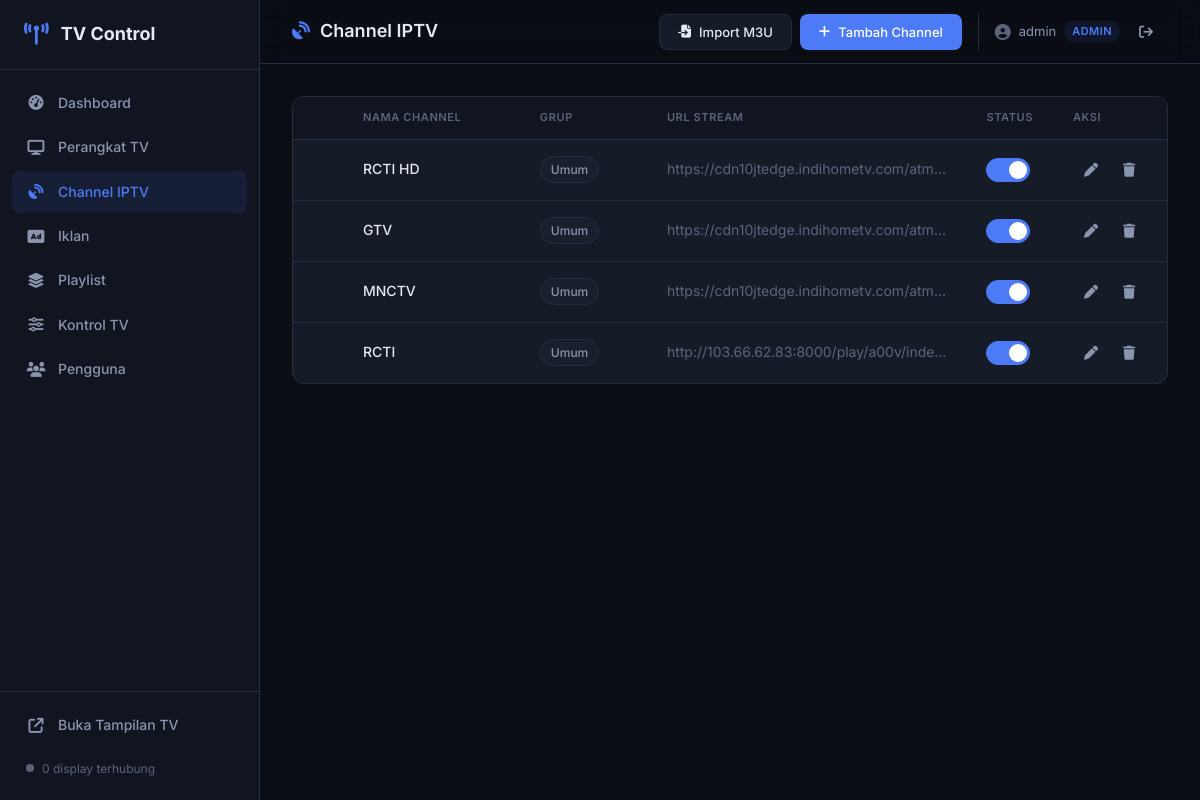
The app's page /admin/channels (signed in) with its own data.
### models.py (models this page shows)
class Channel(db.Model):
    id = db.Column(db.Integer, primary_key=True)
    name = db.Column(db.String(200), nullable=False)
    url = db.Column(db.String(500), default='')
    source_type = db.Column(db.String(10), default='url')   # 'url' or 'local'
    filename = db.Column(db.String(300), default='')
    logo_url = db.Column(db.String(500), default='')
    group = db.Column(db.String(100), default='Umum')
    order = db.Column(db.Integer, default=0)
    is_active = db.Column(db.Boolean, default=True)
    created_at = db.Column(db.DateTime, default=datetime.utcnow)

### app.py (the view)
@app.route('/admin/channels')
@admin_required
def admin_channels():
    channels = Channel.query.order_by(Channel.order, Channel.id).all()
    groups = sorted({ch.group for ch in channels if ch.group})
    return render_template('channels.html', page='channels', channels=channels, groups=groups)

### app.py (called while the page is built, shortened)
def admin_required(f):
    @wraps(f)
    def decorated(*args, **kwargs):
        if AdminUser.query.count() == 0:
            if request.path.startswith('/api/'):
                return jsonify({'error': 'Setup belum selesai'}), 403
            return redirect(url_for('setup'))
        if not session.get('admin_logged_in'):
            if request.path.startswith('/api/'):
                return jsonify({'error': 'Unauthorized'}), 401
            return redirect(url_for('login', next=request.path))
        role = session.get('admin_role')
        if role != 'admin':
            if request.path.startswith('/api/'):
                return jsonify({'error': 'Forbidden'}), 403
            return redirect(url_for('admin_dashboard'))
        return f(*args, **kwargs)
    return decorated

### templates/channels.html (shortened to what this page needs)
{% extends "base.html" %}
{% block header %}
<i class="fa-solid fa-satellite-dish"></i> Channel IPTV
{% endblock %}
{% block actions %}
<button class="btn btn-secondary" onclick="openModal('import-modal')">
    <i class="fa-solid fa-file-import"></i> Import M3U
</button>
<button class="btn btn-primary" onclick="openModal('channel-modal'); resetChannelForm();">
    <i class="fa-solid fa-plus"></i> Tambah Channel
</button>
{% endblock %}
{% block content %}
<div class="card">
    <div class="card-body no-padding">
        {% if channels %}
        <div class="table-responsive">
            <table class="table">
                <thead>
                    <tr>
                        <th style="width:50px"></th>
                        <th>Nama Channel</th>
                        <th>Grup</th>
                        <th>URL Stream</th>
                        <th style="width:80px">Status</th>
                        <th style="width:100px">Aksi</th>
                    </tr>
                </thead>
                <tbody id="channels-tbody">
                    {% for ch in channels %}
                    <tr data-id="{{ ch.id }}">
                        <td>
                        </td>
                        <td class="text-primary">{{ ch.name }}</td>
                        <td><span class="badge">{{ ch.group }}</span></td>
                        <td class="text-muted text-truncate" style="max-width:250px">
                            {% if ch.source_type == 'local' %}
                            <span class="badge badge-local">
                                <i class="fa-solid fa-film"></i> Lokal
                            </span>
                            {% else %}
                            {{ ch.url }}
                            {% endif %}
                        </td>
                        <td>
                            <label class="toggle">
                                <span class="toggle-slider"></span>
                            </label>
                        </td>
                        <td>
                            <div class="action-btns">
                                <button class="btn-icon" title="Edit"
                                        onclick="editChannel({{ ch.id }}, '{{ ch.name }}', '{{ ch.url }}', '{{ ch.logo_url }}', '{{ ch.group }}')">
                                    <i class="fa-solid fa-pen"></i>
                                </button>
                                <button class="btn-icon danger" title="Hapus"
                                        onclick="deleteChannel({{ ch.id }}, '{{ ch.name }}')">
                                    <i class="fa-solid fa-trash"></i>
                                </button>
                            </div>
                        </td>
                    </tr>
                    {% endfor %}
                </tbody>
            </table>
        </div>
        {% else %}
        <div class="empty-state">
            <i class="fa-solid fa-satellite-dish"></i>
            <h3>Belum ada channel</h3>
            <p>Tambahkan channel IPTV secara manual atau import dari file M3U.</p>
        </div>
        {% endif %}
    </div>
</div>
{% endblock %}

### templates/base.html (shortened to what this page needs)
<!DOCTYPE html>
<html lang="id">
<head>
    <link rel="stylesheet" href="https://cdnjs.cloudflare.com/ajax/libs/font-awesome/6.5.1/css/all.min.css">
    <link rel="stylesheet" href="{{ url_for('static', filename='css/admin.css') }}">
</head>
<body>
    <aside class="sidebar">
        <div class="sidebar-header">
            <div class="logo">
                <i class="fa-solid fa-tower-broadcast"></i>
                <span>TV Control</span>
            </div>
        </div>
        <nav class="sidebar-nav">
            <a href="/admin/" class="nav-item {% if page == 'dashboard' %}active{% endif %}">
                <i class="fa-solid fa-gauge-high"></i>
                <span>Dashboard</span>
            </a>
            {% if session.admin_role == 'admin' %}
            <a href="/admin/devices" class="nav-item {% if page == 'devices' %}active{% endif %}">
                <i class="fa-solid fa-display"></i>
                <span>Perangkat TV</span>
            </a>
            <a href="/admin/channels" class="nav-item {% if page == 'channels' %}active{% endif %}">
                <i class="fa-solid fa-satellite-dish"></i>
                <span>Channel IPTV</span>
            </a>
            {% endif %}
            <a href="/admin/ads" class="nav-item {% if page == 'ads' %}active{% endif %}">
                <i class="fa-solid fa-rectangle-ad"></i>
                <span>Iklan</span>
            </a>
            {% if session.admin_role == 'admin' %}
            <a href="/admin/playlists" class="nav-item {% if page == 'playlists' %}active{% endif %}">
                <i class="fa-solid fa-layer-group"></i>
                <span>Playlist</span>
            </a>
            <a href="/admin/control" class="nav-item {% if page == 'control' %}active{% endif %}">
                <i class="fa-solid fa-sliders"></i>
                <span>Kontrol TV</span>
            </a>
            <a href="/admin/users" class="nav-item {% if page == 'users' %}active{% endif %}">
                <i class="fa-solid fa-users"></i>
                <span>Pengguna</span>
            </a>
            {% endif %}
        </nav>
        <div class="sidebar-footer">
            <a href="/display" target="_blank" class="nav-item">
                <i class="fa-solid fa-arrow-up-right-from-square"></i>
                <span>Buka Tampilan TV</span>
            </a>
            <div class="sidebar-status">
                <span class="status-dot" id="sidebar-status-dot"></span>
                <span id="sidebar-display-count">0 display terhubung</span>
            </div>
        </div>
    </aside>
    <main class="main-content">
        <header class="topbar">
            <div class="topbar-left">
                <h1 class="page-title">{% block header %}{% endblock %}</h1>
            </div>
            <div class="page-actions">
                {% block actions %}{% endblock %}
                <div class="topbar-user">
                    <i class="fa-solid fa-circle-user"></i>
                    <span>{{ session.admin_username }}</span>
                    <span class="role-badge role-{{ session.admin_role }}">
                        {{ 'Admin' if session.admin_role == 'admin' else 'User' }}
                    </span>
                    <form action="/logout" method="post" style="display:inline">
                        <button type="submit" class="btn-icon" title="Logout">
                            <i class="fa-solid fa-arrow-right-from-bracket"></i>
                        </button>
                    </form>
                </div>
            </div>
        </header>
        <div class="content">
            {% block content %}{% endblock %}
        </div>
    </main>
</body>
</html>

### records on screen
Channel: name "RCTI HD", group "Umum", url "https://cdn10jtedge.indihometv.com/atm…"
Channel: name "GTV", group "Umum", url "https://cdn10jtedge.indihometv.com/atm…"
Channel: name "MNCTV", group "Umum", url "https://cdn10jtedge.indihometv.com/atm…"
Channel: name "RCTI", group "Umum", url "http://103.66.62.83:8000/play/a00v/inde…"

### other values on screen
{{ session.admin_username }} "admin"
{{ 'Admin' if session.admin_role == 'admin' else 'User' }} "ADMIN"
